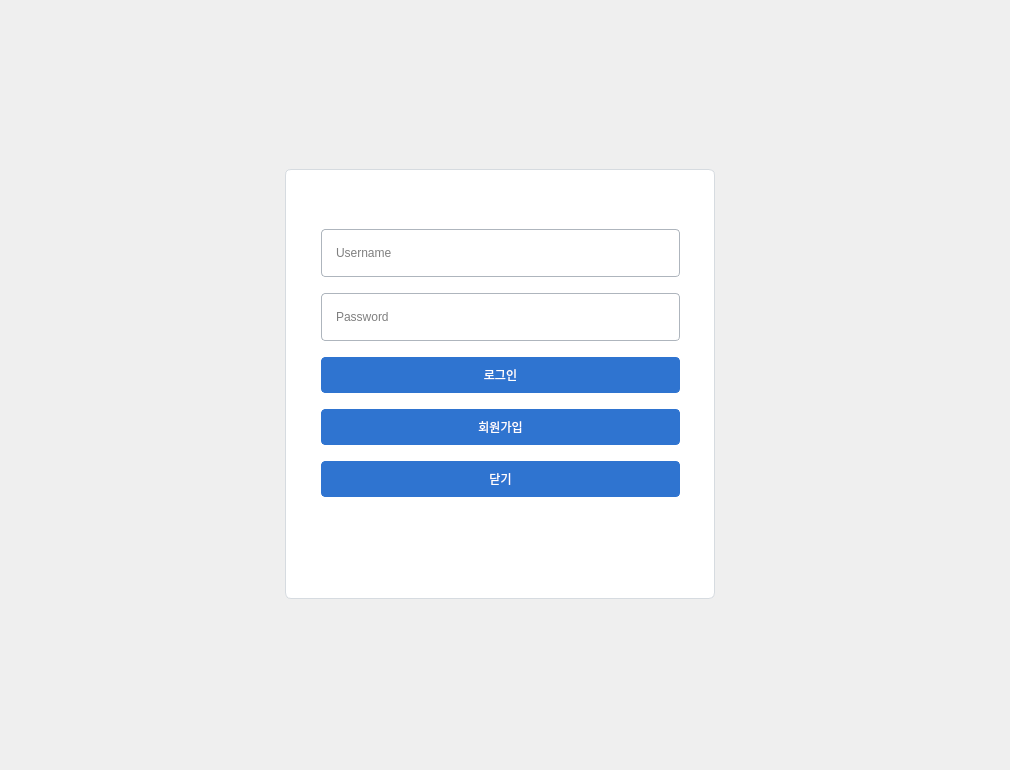
   <widget class="QWidget" name="LoginPage">
    <property name="styleSheet">
     <string notr="true">#LoginPage {
    background-color: #eef1f4;
}</string>
    </property>
    <widget class="QWidget" name="verticalLayoutWidget">
     <property name="geometry">
      <rect>
       <x>0</x>
       <y>0</y>
       <width>1001</width>
       <height>761</height>
      </rect>
     </property>
     <layout class="QVBoxLayout" name="verticalLayout">
      <item>
       <spacer name="verticalSpacer">
        <property name="orientation">
         <enum>Qt::Orientation::Vertical</enum>
        </property>
        <property name="sizeHint" stdset="0">
         <size>
          <width>20</width>
          <height>40</height>
         </size>
        </property>
       </spacer>
      </item>
      <item>
       <layout class="QHBoxLayout" name="horizontalLayout_4">
        <property name="spacing">
         <number>16</number>
        </property>
        <property name="leftMargin">
         <number>36</number>
        </property>
        <property name="topMargin">
         <number>30</number>
        </property>
        <property name="rightMargin">
         <number>36</number>
        </property>
        <property name="bottomMargin">
         <number>24</number>
        </property>
        <item>
         <widget class="QFrame" name="loginCard">
          <property name="minimumSize">
           <size>
            <width>390</width>
            <height>430</height>
           </size>
          </property>
          <property name="maximumSize">
           <size>
            <width>430</width>
            <height>460</height>
           </size>
          </property>
          <property name="styleSheet">
           <string notr="true">QFrame#loginCard {
    background: #ffffff;
    border: 1px solid #d6dbe0;
    border-radius: 6px;
}
</string>
          </property>
          <property name="frameShape">
           <enum>QFrame::Shape::StyledPanel</enum>
          </property>
          <property name="frameShadow">
           <enum>QFrame::Shadow::Raised</enum>
          </property>
          <widget class="QWidget" name="verticalLayoutWidget_2">
           <property name="geometry">
            <rect>
             <x>0</x>
             <y>0</y>
             <width>431</width>
             <height>457</height>
            </rect>
           </property>
           <layout class="QVBoxLayout" name="verticalLayout_2">
            <property name="spacing">
             <number>16</number>
            </property>
            <property name="leftMargin">
             <number>36</number>
            </property>
            <property name="topMargin">
             <number>30</number>
            </property>
            <property name="rightMargin">
             <number>36</number>
            </property>
            <property name="bottomMargin">
             <number>24</number>
            </property>
            <item>
             <widget class="QLabel" name="label">
              <property name="text">
               <string/>
              </property>
              <property name="pixmap">
               <pixmap resource="../logo.qrc">:/og-image.jpg</pixmap>
              </property>
              <property name="alignment">
               <set>Qt::AlignmentFlag::AlignCenter</set>
              </property>
             </widget>
            </item>
            <item>
             <widget class="QLineEdit" name="IDedit">
              <property name="minimumSize">
               <size>
                <width>0</width>
                <height>48</height>
               </size>
              </property>
              <property name="styleSheet">
               <string notr="true">background-color: white;
border: 1px solid #aeb5bd;
border-radius: 4px;
padding-left: 12px;</string>
              </property>
              <property name="placeholderText">
               <string>Username</string>
              </property>
             </widget>
            </item>
            <item>
             <widget class="QLineEdit" name="PWedit">
              <property name="minimumSize">
               <size>
                <width>0</width>
                <height>48</height>
               </size>
              </property>
              <property name="styleSheet">
               <string notr="true">background-color: white;
border: 1px solid #aeb5bd;
border-radius: 4px;
padding-left: 12px;</string>
              </property>
              <property name="echoMode">
               <enum>QLineEdit::EchoMode::Password</enum>
              </property>
              <property name="placeholderText">
               <string>Password</string>
              </property>
             </widget>
            </item>
            <item>
             <widget class="QPushButton" name="SigninButton">
              <property name="styleSheet">
               <string notr="true">background-color: #2f74d0;
color: white;
border: 1px solid #2f74d0;
border-radius: 4px;
padding: 8px;</string>
              </property>
              <property name="text">
               <string>로그인</string>
              </property>
             </widget>
            </item>
            <item>
             <widget class="QPushButton" name="SignupButton">
              <property name="styleSheet">
               <string notr="true">background-color: #2f74d0;
color: white;
border: 1px solid #2f74d0;
border-radius: 4px;
padding: 8px;
</string>
              </property>
              <property name="text">
               <string>회원가입</string>
              </property>
             </widget>
            </item>
            <item>
             <widget class="QPushButton" name="CloseButton">
              <property name="styleSheet">
               <string notr="true">background-color: #2f74d0;
color: white;
border: 1px solid #2f74d0;
border-radius: 4px;
padding: 8px;
</string>
              </property>
              <property name="text">
               <string>닫기</string>
              </property>
             </widget>
            </item>
            <item>
             <spacer name="verticalSpacer_4">
              <property name="orientation">
               <enum>Qt::Orientation::Vertical</enum>
              </property>
              <property name="sizeHint" stdset="0">
               <size>
                <width>20</width>
                <height>40</height>
               </size>
              </property>
             </spacer>
            </item>
           </layout>
          </widget>
         </widget>
        </item>
       </layout>
      </item>
      <item>
       <spacer name="verticalSpacer_2">
        <property name="orientation">
         <enum>Qt::Orientation::Vertical</enum>
        </property>
        <property name="sizeHint" stdset="0">
         <size>
          <width>20</width>
          <height>40</height>
         </size>
        </property>
       </spacer>
      </item>
     </layout>
    </widget>
   </widget>
